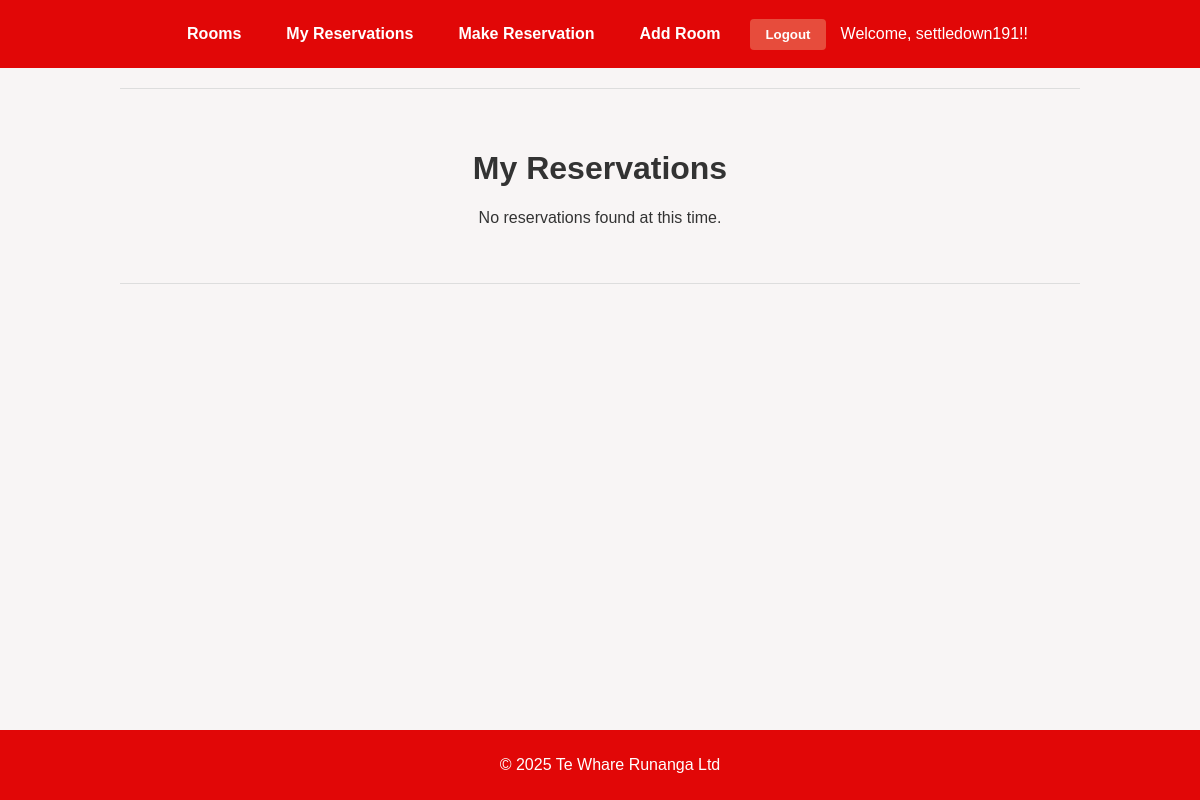
Before: /my_reservations/ (signed in) with the older database file.
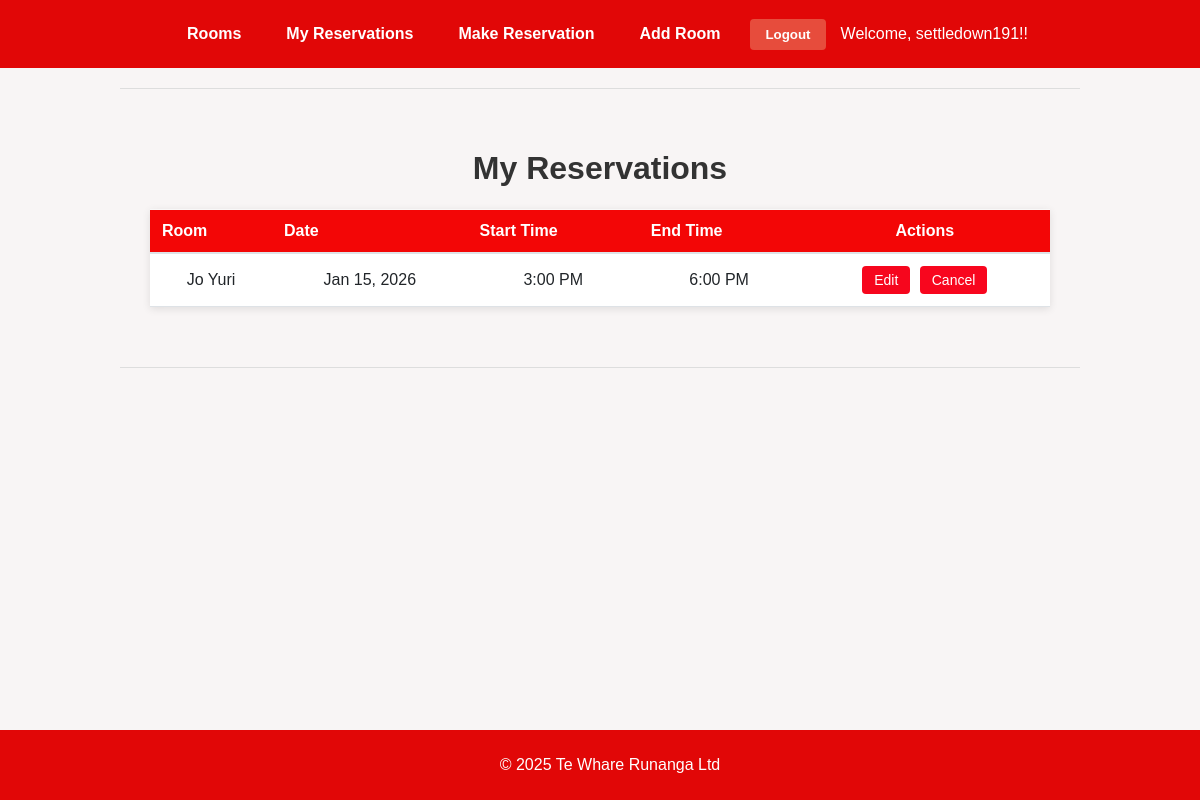
After: the same page with the newer database file.
### reservations/models.py (models this page shows, shortened)
class Reservation(models.Model):
    user = models.ForeignKey(User, on_delete=models.CASCADE)
    room = models.ForeignKey(ConferenceRoom, on_delete=models.CASCADE)
    date = models.DateField()
    start_time = models.TimeField()
    end_time = models.TimeField()
    created_at = models.DateTimeField(auto_now_add=True)

class ConferenceRoom(models.Model):
    name = models.CharField(max_length=100)
    location = models.CharField(max_length=100)
    capacity = models.PositiveIntegerField()

### reservations/views.py (the view)
# urls.py: path('my_reservations/', views.my_reservations, name='my_reservations'),
@login_required
def my_reservations(request):
    now = timezone.now()  # get the current date and time
    reservations = Reservation.objects.filter(
        user=request.user,
        date__gte=now.date()  # Only get reservations from today or later
    ).filter(
        Q(date__gt=now.date()) |
        Q(date=now.date(), end_time__gt=now.time())
    ).order_by('date', 'start_time')
    return render(request, 'reservations/my_reservations.html', {
        'reservations': reservations
    })

### reservations/templates/reservations/my_reservations.html (shortened to what this page needs)
{% extends 'reservations/base.html' %}
{% block content %}
<h1>My Reservations</h1>
{% if reservations %}
<table class="table" style="width: 100%; border-collapse: collapse; margin: 20px 0;">
    <thead>
        <tr style="background-color: #f8f9fa;">
            <th style="padding: 12px; text-align: left; border-bottom: 2px solid #dee2e6;">Room</th>
            <th style="padding: 12px; text-align: left; border-bottom: 2px solid #dee2e6;">Date</th>
            <th style="padding: 12px; text-align: left; border-bottom: 2px solid #dee2e6;">Start Time</th>
            <th style="padding: 12px; text-align: left; border-bottom: 2px solid #dee2e6;">End Time</th>
            <th style="padding: 12px; text-align: center; border-bottom: 2px solid #dee2e6;">Actions</th>
        </tr>
    </thead>
    <tbody>
        {% for reservation in reservations %}
        <tr style="border-bottom: 1px solid #dee2e6;">
            <td style="padding: 12px;">{{ reservation.room.name }}</td>
            <td style="padding: 12px;">{{ reservation.date|date:"M d, Y" }}</td>
            <td style="padding: 12px;">{{ reservation.start_time|time:"g:i A" }}</td>
            <td style="padding: 12px;">{{ reservation.end_time|time:"g:i A" }}</td>
            <td style="padding: 12px; white-space: nowrap;">
                <a href="{% url 'edit_reservation' reservation.id %}"
                   class="btn-edit"
                   style="display: inline-block; padding: 6px 12px; margin-right: 5px;
                          background-color: #f6061d;
                          color: white;
                          text-decoration: none;
                          border-radius: 4px;
                          font-size: 14px;
                          border: none; cursor: pointer;">
                    Edit
                </a>
                <form method="post" action="{% url 'cancel_reservation' reservation.id %}" style="display: inline;">
                    <button type="submit"
                            class="btn-cancel"
                            onclick="return confirm('Are you sure you want to cancel this reservation?')"
                            style="padding: 6px 12px;
                                   background-color: #f8061e; color: white;
                                   border: none; border-radius: 4px;
                                   font-size: 14px;
                                   cursor: pointer;">
                        Cancel
                    </button>
                </form>
            </td>
        </tr>
        {% endfor %}
    </tbody>
</table>
{% else %}
    <p>No reservations found at this time.</p>
{% endif %}
{% endblock %}

### reservations/templates/reservations/base.html (shortened to what this page needs)
<!DOCTYPE html>
<html lang="en">
<head>
</head>
<body>
<nav>
    <a href="{% url 'room_list' %}">Rooms</a>
    <a href="{% url 'my_reservations' %}">My Reservations</a>
    <a href="{% url 'make_reservation' %}">Make Reservation</a>
    <a href="{% url 'add_room' %}">Add Room</a>
    {% if user.is_authenticated %}
    <form method="post" action="{% url 'logout' %}">
        <button type="submit">Logout</button>
    </form>
    <span>Welcome, {{ user.username }}!!</span>
    {% else %}
    <a href="{% url 'login' %}">Login</a>
    {% endif %}
</nav>
<hr />
<main>
    {% block content %}
    {% endblock %}
</main>
<hr />
<footer>
    <p>&copy; 2025 Te Whare Runanga Ltd</p>
</footer>
</body>
</html>

### reservations/templates/reservations/base.html (style rules this page uses)
body { font-family: Arial, sans-serif; background-color: #f8f5f5; color: #333; margin: 0; padding: 0; text-align: center; }
nav { background-color: #e10707; padding: 15px; display: flex; justify-content: center; align-items: center; flex-wrap: wrap; gap: 15px; }
nav a { color: white; text-decoration: none; font-weight: bold; padding: 10px 15px; border-radius: 5px; transition: background-color 0.3s; }
nav form { display: inline-block; margin: 0; }
nav button { background-color: #e74c3c; color: white; border: none; padding: 8px 15px; border-radius: 4px; cursor: pointer; font-weight: bold; transition: background-color 0.3s; }
nav span { color: white; font_size: 1rem; }
hr { margin: 20px auto; width: 80%; border: 0; height: 1px; background: #ddd; }
main { padding: 20px; max-width: 900px; margin: auto; }
footer { background-color: #e10707; color: white; padding: 10px; font_size: 0.9rem; position: fixed; bottom: 0; width: 100%; }
main form { display: flex; flex-direction: column; allign-items: center; gap: 10px; }
main table { margin: 20px auto; border-collapse: separate; border-spacing: 0; width: auto; max-width: 900px; box-shadow: 0 2px 8px rgba(0, 0, 0, 0.1); border: none; }
main th, main td { padding: 10px 15px; text-align: center; background-color: #fff; border: none; }
main th { background-color: #e10707; color: white; font-weight: bold; }

### reservations/templates/reservations/my_reservations.html (style rules this page uses)
.table { width: 100%; margin-bottom: 1rem; color: #212529; border-collapse: collapse; }
.table th, .table td { padding: 0.75rem; vertical-align: middle; border-top: 1px solid #f8f8f8; }
.table thead th { vertical-align: bottom; border-bottom: 2px solid #f30606; background-color: #f30606; }

Changed rows visible on the page:
added Reservation: room.name "Jo Yuri", date "Jan 15, 2026", start_time "3:00 PM", end_time "6:00 PM"
Other visible differences:
text no longer shown: "No reservations found at this time."
text now shown: "Room Date Start Time End Time Actions"
